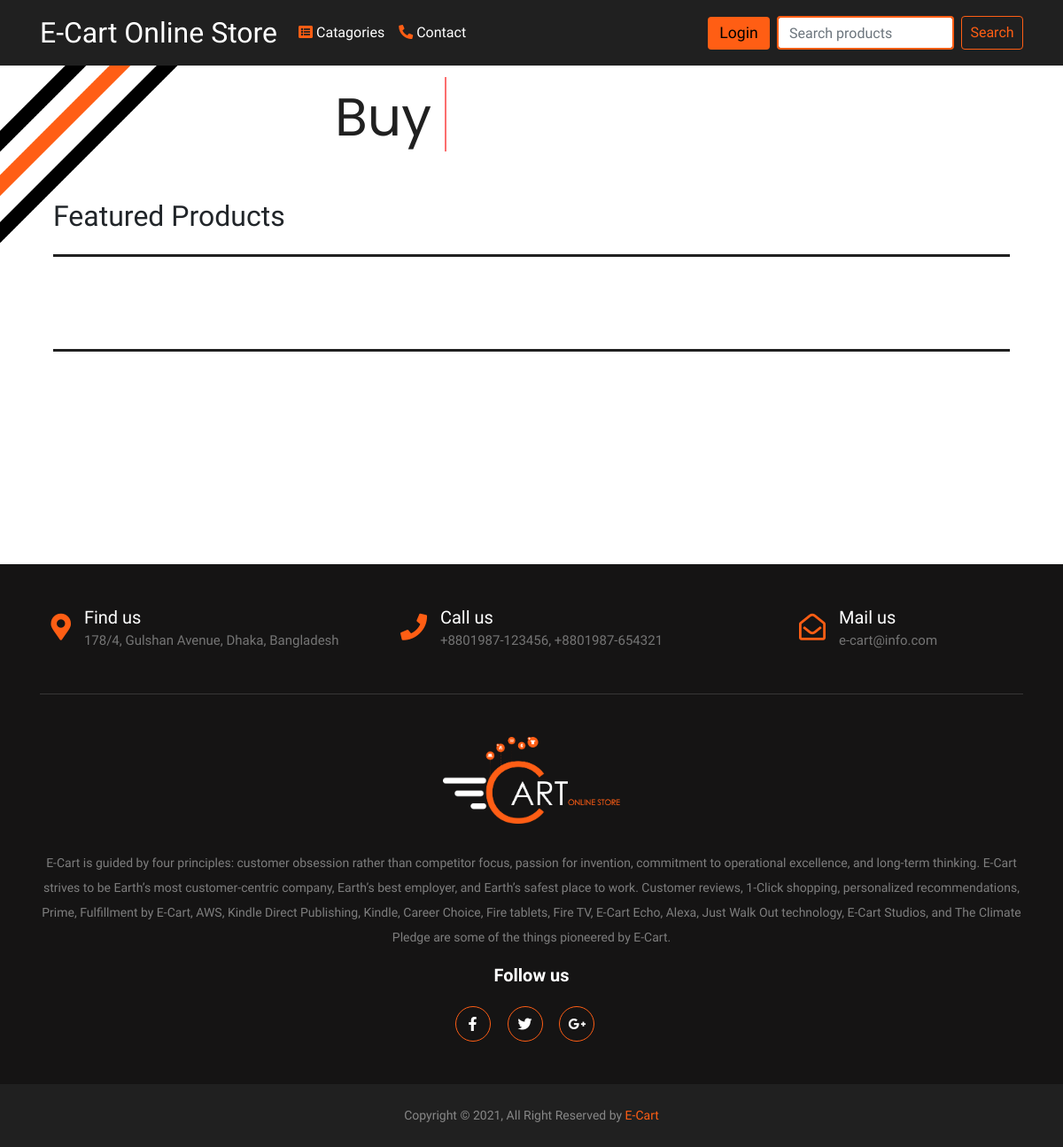
The page /?category=Toys on the database as committed earlier.
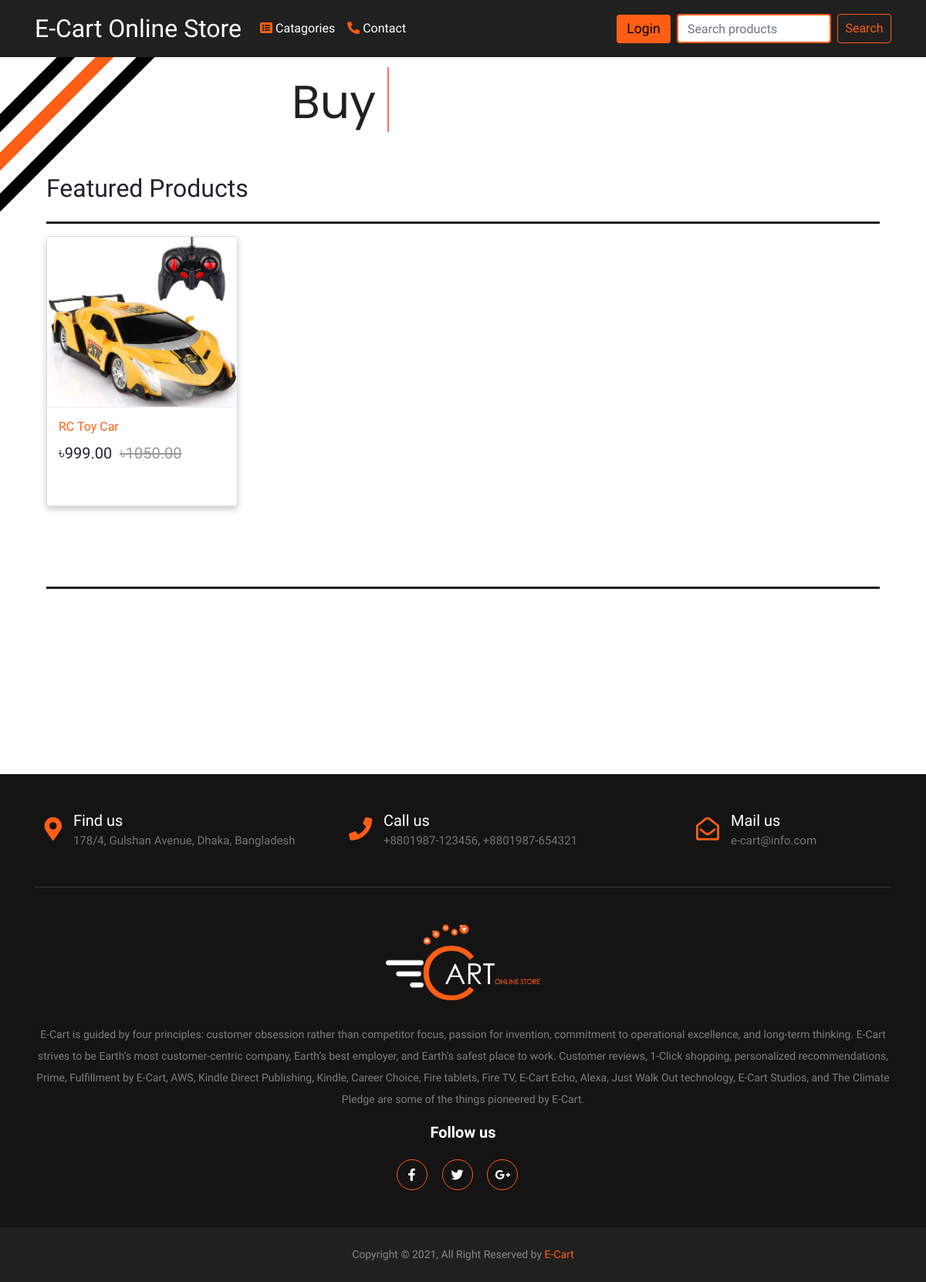
The same page on the database as committed later.
### App_Shop/models.py (models this page shows, shortened)
class Product(models.Model):
    mainimage = models.ImageField(upload_to='Products')
    name = models.CharField(max_length=300)
    product_quantity = models.IntegerField(default = True, null=False)
    category = models.ForeignKey(Category, on_delete=models.CASCADE, related_name='category')
    preview_text = models.TextField(max_length=200, verbose_name = "preview Text")
    detail_text = models.TextField(max_length=1000, verbose_name = 'Description')
    price = models.FloatField()
    old_price = models.FloatField(default=0.00)
    created = models.DateTimeField(auto_now_add=True)
    class Meta:
        ordering = ['-created',]

### App_Shop/views.py (the view)
# urls.py: path('', views.home, name='home'),
def home(request):
    category = request.GET.get('category')
    if category == None:
        products = Product.objects.order_by('-created')
    else:
        products = Product.objects.filter(category__name=category)
    categories = Category.objects.all()
    page_num = request.GET.get('page')
    paginator = Paginator(products, 12)
    try:
        products= paginator.page(page_num)
    except  PageNotAnInteger:
        products = paginator.page(1)
    except EmptyPage:
        products = paginator.page(paginator.num_pages)
    context = {
        'products': products,
        'categories': categories
    }
    return render(request, 'App_Shop/home.html', context)

### templates/App_Shop/home.html (shortened to what this page needs)
{% extends 'base.html' %}
{% block body_block %}
<div class="wrapper-txt">
  <div class="static-txt">Buy</div>
    <ul class="dynamic-txts">
      <li><span>Good!</span></li>
    </ul>
</div>
<div class="container my-5">
  <h2 class="my-4">Featured Products</h2>
  <hr class="hr_tag">
  <div class="row">
    {% for product in products %}
    <a href="{% url 'App_Shop:product_detail' pk=product.pk %}">
    <div class="col-md-6 col-sm-12 col-lg-3">
      <figure class="card card-product" id="card_product">
        <div class="img-wrap">
          <img src="/media/{{product.mainimage}}" style="width:100%; height:100%;" alt="">
        </div>
        <figcaption class="info-wrap">
          <h6 class="title"> <a href="{% url 'App_Shop:product_detail' pk=product.pk %}" style="color:#ff5e15;">{{product.name}}</a> </h6>
          <div class="action-wrap">
            <div class="price-wrap h5">
              <span class="price-new">&#2547;{{ product.price|floatformat:2 }}</span>
              <span class="price-old"><strike>&#2547;{{ product.old_price|floatformat:2 }}</strike></span>
            </div>
          </div>
        </figcaption>
      </figure>
    </div>
  </a>
    {% endfor %}
  </div>
  <br>
  <br>
  <br>
<hr class="hr_tag">
</div>
{% endblock%}

Rows that differ between the two databases and show on the page:
added Product: mainimage (picture), name "RC Toy Car", price "999.00", old_price "1050.00"
